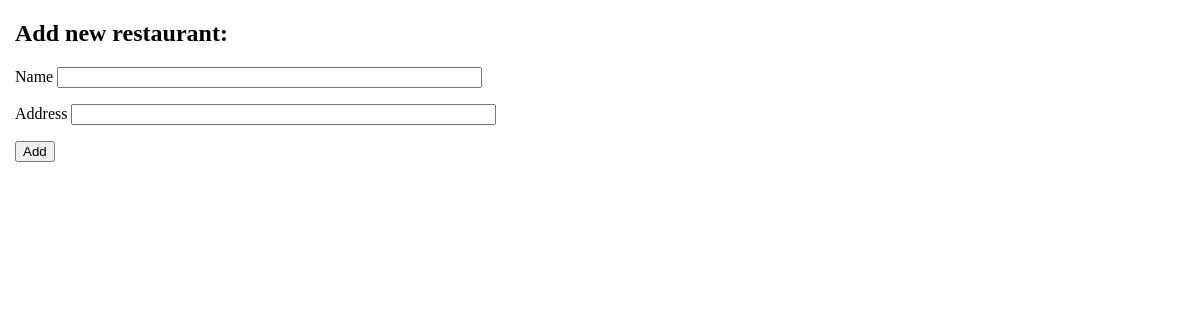
/user, run on an earlier commit of the app's database.
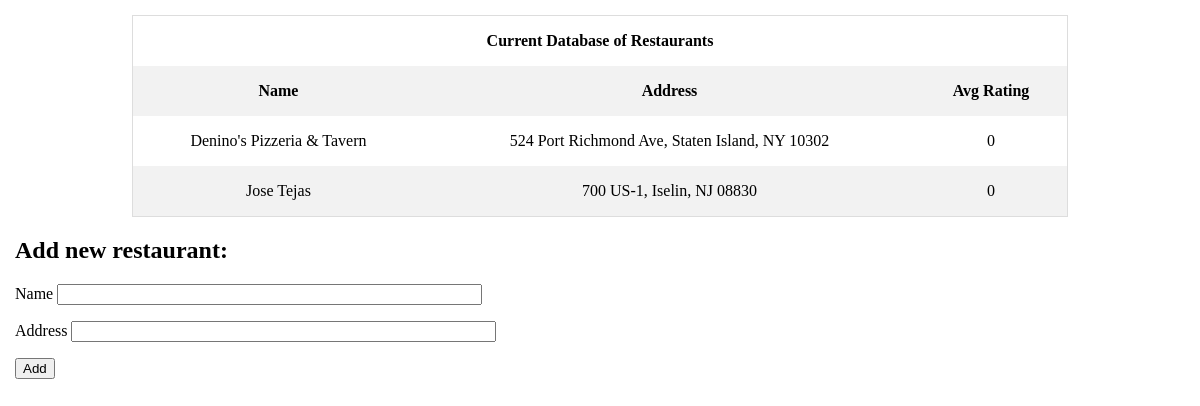
And on a later commit of the database.
### models.py (models this page shows, shortened)
class Restaurant(db.Model):
    id = db.Column(db.Integer, primary_key=True)
    name = db.Column(db.String(50), index=True, unique=False)
    address = db.Column(db.String(120), index=True, unique=False)
    num_reviews = db.Column(db.Integer, unique=False)
    sum_reviews = db.Column(db.Integer, unique=False)
    avg_rating = db.Column(db.Integer, index=True, unique=False)
    reviews = db.relationship('Review', backref = 'restaurant', lazy = 'dynamic', cascade = "all, delete, delete-orphan")

### routes.py (the view)
@app.route('/user', methods=["GET", "POST"])
def user():
    form = NewRestaurantForm(csrf_enabled=False)
    if form.validate_on_submit():
        new_rest = Restaurant(name=form.name.data, address=form.address.data, num_reviews=0, sum_reviews=0, avg_rating=0)
        db.session.add(new_rest)
        db.session.commit()
        return redirect(url_for('user'))
    restaurants = Restaurant.query.all()
    return render_template('user.html', restaurants=restaurants, form=form)

### forms.py
class NewRestaurantForm(FlaskForm):
    name = StringField('Name',validators=[DataRequired()])
    address = StringField('Address',validators=[DataRequired()])
    submit = SubmitField('Add')

### templates/user.html (shortened to what this page needs)
{% extends 'base.html' %}
{% block content%}
{% if restaurants %}
    <div class="row">
        <div class="column">
            <table>
                <tr>
                    <th class="header" colspan="3">Current Database of Restaurants</th>
                </tr>
                <tr>
                    <th>Name</th>
                    <th>Address</th>
                    <th>Avg Rating</th>
                </tr>
                {% for restaurant in restaurants %}
                <tr>
                    <td>{{ restaurant.name }}</td>
                    <td>{{ restaurant.address }}</td>
                    <td>{{ restaurant.avg_rating }}</td>
                </tr>
                {% endfor %}
            </table>
        </div>
    </div>
{% endif %}
<h2>Add new restaurant:</h2>
<form method="post">
    <p>
        {{ form.name.label }}
        {{ form.name(size=50) }}
    </p>
    <p>
        {{ form.address.label }}
        {{ form.address(size=50) }}
    </p>
    <p>{{ form.submit() }}</p>
</form>
{% endblock %}

What changed in the data, as far as the page shows it:
added Restaurant: name "Denino's Pizzeria & Tavern", address "524 Port Richmond Ave, Staten Island, NY 10302", avg_rating "0"
added Restaurant: name "Jose Tejas", address "700 US-1, Iselin, NJ 08830", avg_rating "0"
Also different on the page:
text now shown: "Current Database of Restaurants Name Address Avg Rating"
